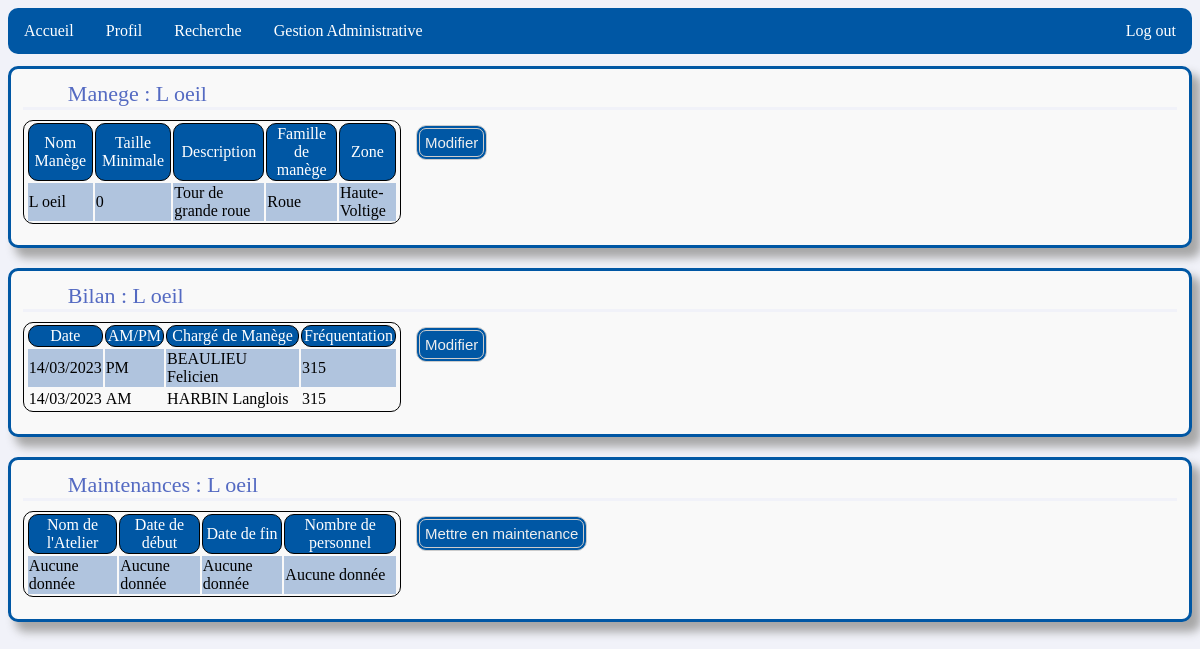
/Menu/AdminModif/manegeadm.php?NomM=L oeil (signed in), run on the app's committed database.
### tables this page shows
CREATE TABLE Manege (
   NomM VARCHAR(32),
   tailleMin INT,
   description VARCHAR(400),
   IdF INT,
   IdZ INT,
   CONSTRAINT fk_Manege_Famille FOREIGN KEY (IdF) REFERENCES Famille(IdF) ON DELETE CASCADE ON UPDATE CASCADE,
   CONSTRAINT fk_Manege_Zone FOREIGN KEY (IdZ) REFERENCES Zone(IdZ) ON DELETE CASCADE ON UPDATE CASCADE,
   CONSTRAINT pk_Manege PRIMARY KEY(NomM)
);

CREATE TABLE Famille (
   IdF INT,
   libelleF VARCHAR(32),
   CONSTRAINT pk_Famille PRIMARY KEY(IdF)
);

CREATE TABLE Zone (
   IdZ INT,
   nomZ VARCHAR(32),
   CONSTRAINT pk_Zone PRIMARY KEY(IdZ)
);

### Menu/AdminModif/manegeadm.php (the view, shortened to what this page needs)
<!DOCTYPE HTML>
<?PHP
    if (isset($_SESSION['metier'])){
        $NomM=$_GET["NomM"];
        $idcom=connex("myparam");
        if($_SESSION['droit']==2){
            $req="SELECT B.nomM FROM Bilan B, Personnel P WHERE P.NumSS='".$_SESSION['numss']."' AND P.NumSS=B.NumSS AND DateB>=(SELECT MAX(B1.DateB) FROM Bilan B1 WHERE B1.nomM=B.nomM)";
            $res=mysqli_query($idcom,$req);
            if($res){
                $val=false;
                while($row=mysqli_fetch_array($res)){
                    if($row[0]==$NomM){
                        $val=true;
                    }
                }
            }
        }
        elseif($_SESSION['droit']==1){
            $val=true;
        }
    }
?>
<html lang="fr">
<head>
    <link rel="stylesheet" href="../../Style/menu.css">
    <link rel="stylesheet" href="../../Style/styleProfil.css">
</head>
<body>
<ul id="menu">
    <li class="menu_elm"><a class="menuLink" href="../accueil.php">Accueil</a></li>
    <li class="menu_elm"><a class="menuLink" href="../profil.php">Profil</a></li>
    <li class="menu_elm"><a class="menuLink" href="../recherche.php">Recherche</a></li>
    <li class="menu_elm"><a class="menuLink" href="../gestion.php">Gestion Administrative</a></li>
    <li id="logout" ><a class="menuLink" href="../logout.php">Log out</a></li>
</ul>
<?PHP
    if (($val)&&(isset($_SESSION['metier']))&&(($_SESSION['droit']==1)||($_SESSION['droit']==2))){
    $requete="SELECT tailleMin,description,libelleF,nomZ FROM Manege M, Zone Z, Famille F WHERE NomM='$NomM' AND Z.IdZ=M.IdZ AND F.IdF=M.IdF";
    $res=mysqli_query($idcom,$requete);
    $requete1="SELECT DATE_FORMAT(B.DateB,'%d/%m/%Y'),demi_journee,UPPER(P.nomP),P.prenomP,frequentation FROM Bilan B, Personnel P WHERE P.NumSS=B.NumSS AND B.NomM='$NomM' ORDER BY B.DateB DESC, demi_journee DESC ";
    $res1=mysqli_query($idcom,$requete1);
    $requete2="SELECT E.IdM,DATE_FORMAT(M.DateDeb,'%d/%m/%Y'),DATE_FORMAT(M.DateFin,'%d/%m/%Y'),COUNT(E.NumSS) FROM Maintenance M, Equipe E WHERE M.NomM='$NomM' AND E.IdM=M.IdM GROUP BY (E.IdM)";
    $res2=mysqli_query($idcom,$requete2);
    if($res){
        $row=mysqli_fetch_array($res);
        echo "<div class='bloc'>";
        echo "<div class='group'> Manege : ".$_GET["NomM"]."</div>";
        $tailleMin=$row[0];
        $description=$row[1];
        $nomF=$row[2];
        $nomZ=$row[3];
        echo "<table>";
        echo "<tr><th>Nom Manège</th><th>Taille Minimale</th><th>Description</th><th>Famille de manège</th><th>Zone</th></tr>";
        echo "<tr><td>$NomM</td><td>$tailleMin</td><td>$description</td><td>$nomF</td><td>$nomZ</td></tr>";
        echo "</table>";
        echo "<div><button onclick=aff('modMan')><span>Modifier</span></button></div>";
        echo "</div>";
    }
?>
<?PHP
    if($res1){
        echo "<div class='bloc'>";
        echo "<div class='group'>Bilan : ".$_GET["NomM"]."</div>";
        echo "<table>";
        echo "<tr><th>Date</th><th>AM/PM</th><th>Chargé de Manège</th><th>Fréquentation</th></tr>";
        $l=mysqli_num_rows($res1);
        if($l>0){
            while($row=mysqli_fetch_array($res1)){
                $DateB=$row[0];
                $ap=$row[1];
                $CM="$row[2] $row[3]";
                $freq=$row[4];
                echo "<tr><td>$DateB</td><td>$ap</td><td>$CM</td><td>$freq</td></tr>";
            }
        }
        else{
            echo "<tr><td>Aucune donnée</td><td>Aucune donnée</td><td>Aucune donnée</td><td>Aucune donnée</td></tr>";
        }
        echo "</table>";
        echo "<div><button onclick=aff('addBil')><span>Modifier</span></button></div>";
        echo "</div>";
    }
?>
<?PHP
    if($res2){
        echo "<div class='bloc'>";
        echo "<div class='group'>Maintenances : ".$_GET["NomM"]."</div>";
        echo "<table>";
        echo "<tr><th>Nom de l'Atelier</th><th>Date de début</th><th>Date de fin</th><th>Nombre de personnel</th></tr>";
        $l=mysqli_num_rows($res2);
        if($l>0){
            while($row=mysqli_fetch_array($res2)){
                $IdM=$row[0];
                $DateB=$row[1];
                $DateF=$row[2];
                $NbP=$row[3];
                $requete11="SELECT A.nomA FROM Atelier A WHERE A.IdA IN (SELECT P.IdA FROM Personnel P, Equipe E, Maintenance M WHERE P.NumSS=E.NumSS AND E.IdM=M.IdM)";
                $resA=mysqli_query($idcom,$requete11);
                if($resA){
                    $nomA=mysqli_fetch_array($resA);
                    echo "<tr><td>$nomA[0]</td><td>$DateB</td><td>$DateF</td><td>$NbP</td></tr>";
                }
                else{
                     echo "<tr><td>Aucun Atelier</td><td>$DateB</td><td>$DateF</td><td>$NbP</td></tr>";
                }
            }
        }
        else{
            echo "<tr><td>Aucune donnée</td><td>Aucune donnée</td><td>Aucune donnée</td><td>Aucune donnée</td></tr>";
        }
        echo "</table>";
        $req="SELECT IdM FROM Maintenance  WHERE NomM='$NomM' AND DateFin IS NULL";
        $res=mysqli_query($idcom,$req);
        $ligne=mysqli_num_rows($res);
        if($ligne==0){
            echo "<div><button onclick=aff('addMai');setDateD()><span>Mettre en maintenance</span></button></div>";
        }
        echo "</div>";
?>
 <?PHP
    }
    }
    elseif(isset($_SESSION['metier'])){
        header('Location: ../gestion.php');
    }
    else{
        header('Location: ../../index.php');
    }
?>
</html>

### Style/menu.css (style rules this page uses)
#menu { list-style-type: none; margin: 0; padding: 0; overflow: hidden; background-color: #0057a4; border-radius:10px; }
.menu_elm { float: left; }
.menuLink { display: block; color: white; text-align: center; padding: 14px 16px; text-decoration: none; transition-duration: 0.4s; }
#logout { float: right; }
html { font-family : "Times New Roman", Times, serif; background-color:#f1f2f9; }
button, input[type='submit'] { display: inline-block; background-color: #0057a4; border-radius: 10px; border: 4px double #cccccc; color: #eeeeee; text-align: center; font-size: 15px; padding: 5px; width:auto; transition: all 0.5s; cursor: pointer; margin: 5px; }
button span { cursor: pointer; display: inline-block; position: relative; transition: 0.5s; }
button span:after { content: "\00bb"; position: absolute; opacity: 0; top: 0; right: -20px; transition: 0.5s; }
table, th { border: 1px solid black; border-radius: 10px; padding-left:2px; padding-right:2px; }
th { font-weight:normal; color:white; background-color:#0057a4; }
tr:nth-child(2n) { background-color:lightsteelblue; }

### Style/styleProfil.css (style rules this page uses)
.bloc { background-color:#f9f9f9; margin-top:1%; padding:1%; display:grid; grid-template-columns: repeat(3,1fr); grid-template-rows: repeat(3, auto); grid-gap:10px; margin-bottom: 20px; border:solid #0057a4; border-radius:10px; -webkit-box-shadow: 8px 13px 10px 1px #A7A7A7; box-shadow: 8px 9px 10px 1px #A7A7A7; }
.group { font-size:22px; color: #546ac2; padding-left:45px; grid-column: 1 / 4; grid-row:1; border-bottom:solid #f1f2f9; }

### data on the page
manege: tailleMin "0", description "Tour de grande roue", IdF.libelleF "Roue", IdZ.nomZ "Haute-Voltige"

### other printed values
$_GET["NomM"] "L oeil"
$NomM "L oeil"
$DateB "14/03/2023"
$ap "PM"
$CM "BEAULIEU Felicien"
$freq "315"
$ap "AM"
$CM "HARBIN Langlois"
